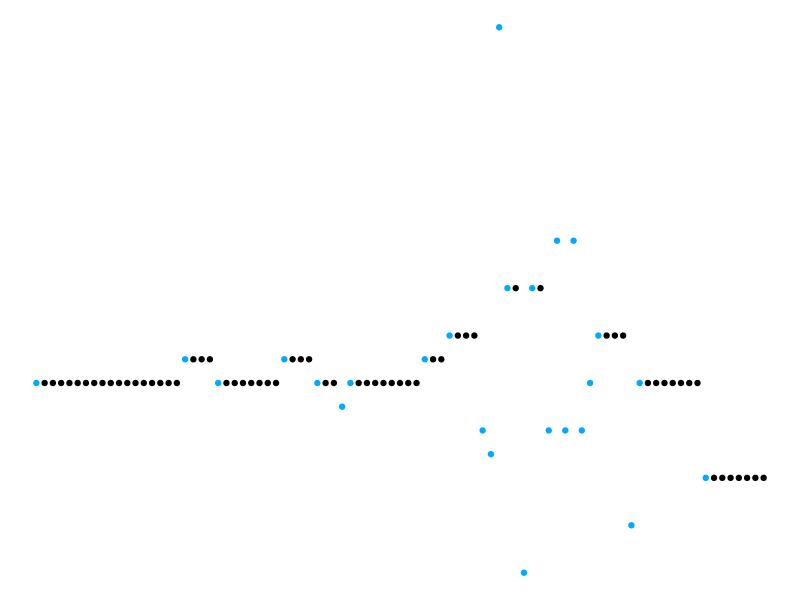
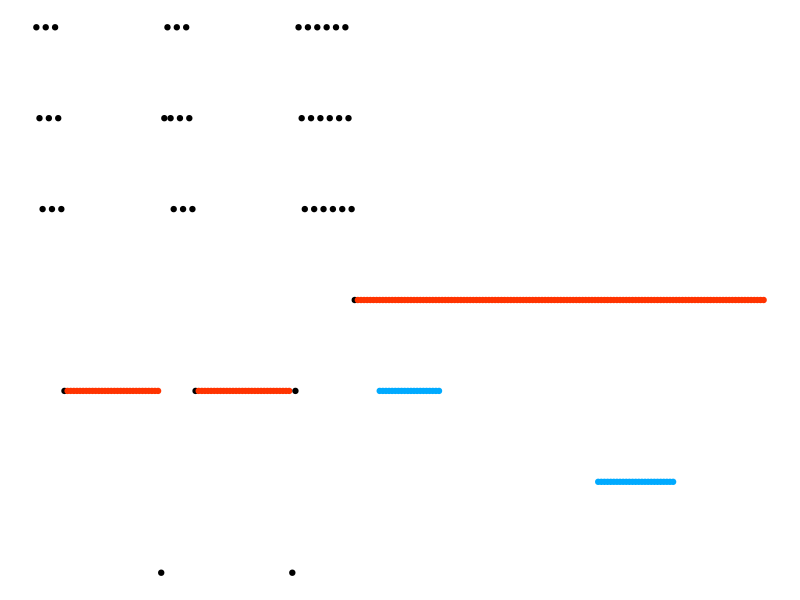

R code for these plots, in order:
## ---- chunk 1
library(tidyverse)
## ---- chunk 2
#read in the data
main<-read_csv("time_signatures.csv")
## ---- chunk 3
ggplot(main, aes(x=bar, y=sixteens))+
  geom_point(aes(color=factor(different)))+
  scale_colour_manual(values=c("#000000", "#00aaff"))+
  theme_void()+
  theme(legend.position="none")
## ---- chunk 4
#readxl needed for sheet-specific data import
library(tidyverse)
library(readxl)
## ---- chunk 5
#read in the data
main<-read_excel("time_signatures.xlsx", "lateralus")

#define a specific color for a second data series
color_polyrhythm<-"#ff3300"
## ---- chunk 6
#visualization but the y values are specified in the geom_point calls
ggplot(main, aes(x=bar))+
  geom_point(aes(y = sixteens, color=factor(different)))+
  geom_point(aes(y = poly_sixteens, color=color_polyrhythm))+
  scale_colour_manual(values=c(color_polyrhythm, "#000000", "#00aaff"))+
  theme_void()+
  theme(legend.position="none")
